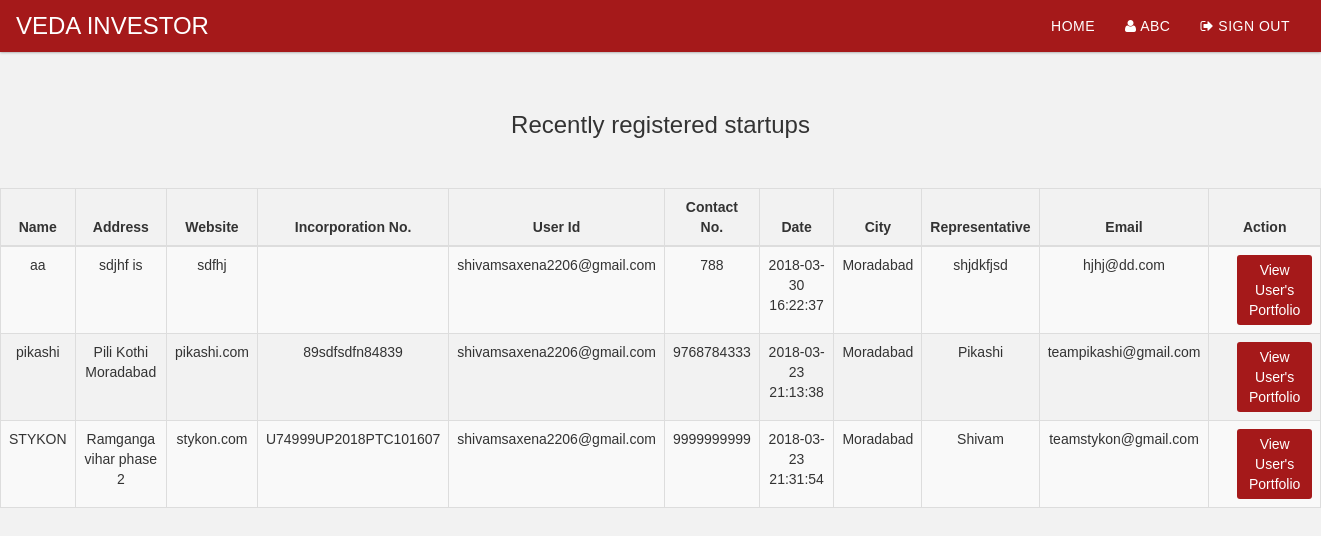
The page /nh/investor/viewstartups.php (signed in) on the database its author committed.
### tables this page shows
CREATE TABLE `investor_details` (
  `id` int(11) NOT NULL,
  `company_email` varchar(100) NOT NULL,
  `company_name` varchar(50) NOT NULL,
  `company_address` varchar(500) NOT NULL,
  `date` datetime NOT NULL,
  `since` varchar(10) NOT NULL,
  `about` text NOT NULL,
  `website` varchar(100) NOT NULL,
  `incorporation_no` varchar(100) NOT NULL,
  `password` varchar(200) NOT NULL,
  `valid` tinyint(1) NOT NULL,
  `vercode` varchar(10) NOT NULL,
  `phone` varchar(20) NOT NULL
);

CREATE TABLE `startup_details` (
  `id` int(11) NOT NULL,
  `name` varchar(50) NOT NULL,
  `address` text NOT NULL,
  `phone` varchar(50) NOT NULL,
  `website` varchar(100) NOT NULL,
  `incorporation_no` varchar(200) NOT NULL,
  `user_id` varchar(100) NOT NULL,
  `date` datetime NOT NULL,
  `city` int(11) NOT NULL,
  `type` int(11) NOT NULL,
  `email` varchar(50) NOT NULL,
  `representative` varchar(50) NOT NULL
);

CREATE TABLE `city_details` (
  `city_id` int(11) NOT NULL,
  `city_name` varchar(50) NOT NULL,
  `state_id` int(11) NOT NULL,
  `pincode` int(10) NOT NULL
);

### nh/investor/in_checkuser.php (called while the page is built, shortened)
<?php
if(isset($_SESSION["in_useremailgov"]))
	$loggedin=true;
?>

### nh/investor/viewstartups.php (the view, shortened to what this page needs)
<?php
require "stableconnect.php";
require "beginit.php";
?>
<br>
<center><h3>Recently registered startups</h3></center>
<br><br><center>
	<div id="tablediv">
                 <table class="table table-bordered table-striped "id="t01">
		       <thead>
						<th> Name</th>
						<th> Address</th>
						<th> Website</th>
				    <th> Incorporation No.</th>
						<th> User Id</th>
						<th> Contact No.</th>
						<th> Date</th>
						<th> City</th>
						<th> Representative</th>
						<th> Email</th>
						<th> Action</th>
				  </thead>
				  <tbody>
						<?php
					$sql_query0="SELECT * FROM startup_details order by (id) desc";
		       $result0=mysqli_query($conn,$sql_query0);
		 	   while($row0=mysqli_fetch_assoc($result0)){
					 $sql_query01="SELECT * FROM city_details WHERE city_id='".$row0['city']."'";
			      $result01=mysqli_query($conn,$sql_query01);
				   $row01=mysqli_fetch_assoc($result01);
					        ?>
									<tr>
				  <td><?php echo $row0['name'];?></td>
					<td><?php echo $row0['address'];?></td>
					<td><?php echo $row0['website'];?></td>
					<td><?php echo $row0['incorporation_no'];?></td>
					<td><?php echo $row0['user_id'];?></td>
					<td><?php echo $row0['phone'];?></td>
					<td><?php echo $row0['date'];?></td>
					<td><?php echo $row01['city_name'];?></td>
					<td><?php echo $row0['representative'];?></td>
					<td><?php echo $row0['email'];?></td>
					<td><a class="whitebtn"  href="../portfolio/show_portfolio.php?id=<?php echo $row0['user_id'];?>"> View User's Portfolio</a></td>
 				</tr><?php
			}
	?></tbody>
        </table>
    </div>
	</center>
</body>
</html>

### nh/investor/beginit.php (shortened to what this page needs)
<?php
require "in_checkuser.php";
require "firstfile.php";
if($loggedin)
{
$company_email=$_SESSION["in_useremailgov"];
$s12="SELECT * FROM investor_details WHERE company_email='$company_email'";
$row=mysqli_fetch_assoc(mysqli_query($conn,$s12));
$name=$row["company_name"];
}
?>
   <nav class="navbar navbar-custom" id="navigation">
 <div class="container-fluid">
   <div class="navbar-header">
     <a class="navbar-brand" id="main-lnk" href="index.php">VEDA INVESTOR</a>
   </div>
   <div class="navbar-collapse collapse" id="myNavbar">
     <ul class="nav navbar-nav navbar-right">
 <?php
	   if($loggedin)
	   {
		   ?>
       <li><a id="hhome" class="hlinks" href="index.php">Home</a></li>
       <li><a id="hlinks"  class="hlinks" href="in_portfolio/show_portfolio.php?id=<?php echo $company_email;?>"  title="My Portfolio"><span class="fa fa-user"></span> <?php echo $name;?></a></li>
     <li><a id="hlinks" class="hlinks" href="in_signout.php"><span class="fa fa-sign-out"></span> Sign Out</a></li>
		   <?php
	   }
	   else
	   {
       ?>
   <li><a id="hsignin" class="hlinks" href="in_signin.php"><span class="fa fa-sign-in"></span> Sign In</a></li>
       <li><a id="hsignup" class="hlinks" href="in_signup.php"><span class="fa fa-user"></span> Sign Up</a></li>
	   <?php } ?> </ul>
   </div>
 </div>
</nav>

### nh/css/main.css (style rules this page uses)
body { margin:0; font-family:Arial; background:#f2f2f2; }
.hlinks,.hlinks:visited { color:white !important; letter-spacing:.5px; text-transform:uppercase; font-size:14px; background: none !important; }
#main-lnk { font-size:24px; color:white; }
#navigation { background-color:#a5191a; border-radius:0px; transition:.5s all; box-shadow:0px 0px 3px grey; }
th,td { text-align:center; }
.whitebtn { display:block; text-align:center; margin-left:20px; color: white; background-color:#a5191a; border:none; padding:5px 10px; border-radius:3px; }

### rows shown on the page
investor_details: company_name "ABC"
startup_details: name "aa", address "sdjhf is", website "sdfhj", user "shivamsaxena2206@gmail.com", phone "788", date "2018-03-30 16:22:37", city_details.city_name "Moradabad", representative "shjdkfjsd", email "hjhj@dd.com"
startup_details: name "pikashi", address "Pili Kothi Moradabad", website "pikashi.com", incorporation_no "89sdfsdfn84839", user "shivamsaxena2206@gmail.com", phone "9768784333", date "2018-03-23 21:13:38", city_details.city_name "Moradabad", representative "Pikashi", email "teampikashi@gmail.com"
startup_details: name "STYKON", address "Ramganga vihar phase 2", website "stykon.com", incorporation_no "U74999UP2018PTC101607", user "shivamsaxena2206@gmail.com", phone "9999999999", date "2018-03-23 21:31:54", city_details.city_name "Moradabad", representative "Shivam", email "teamstykon@gmail.com"
